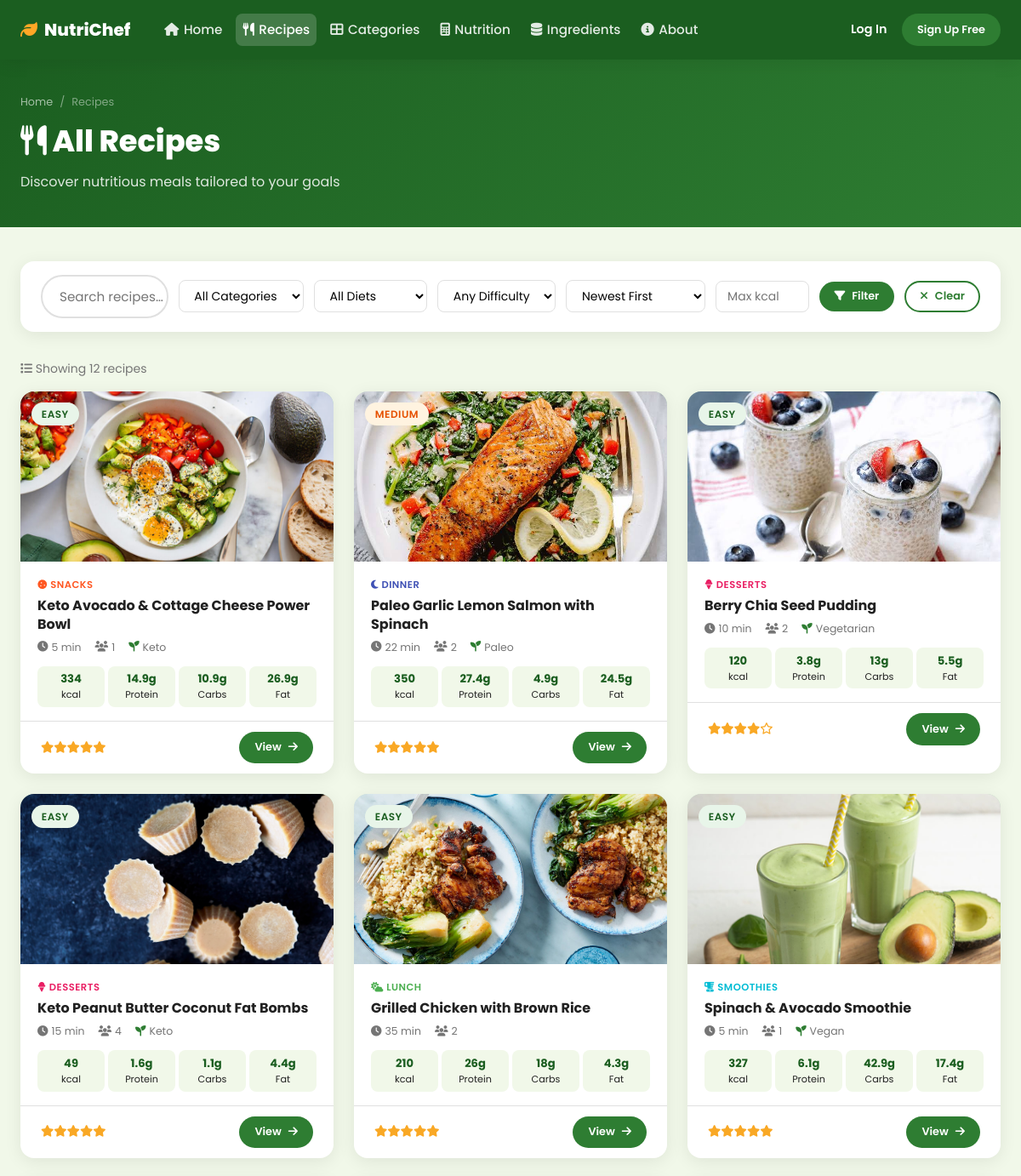
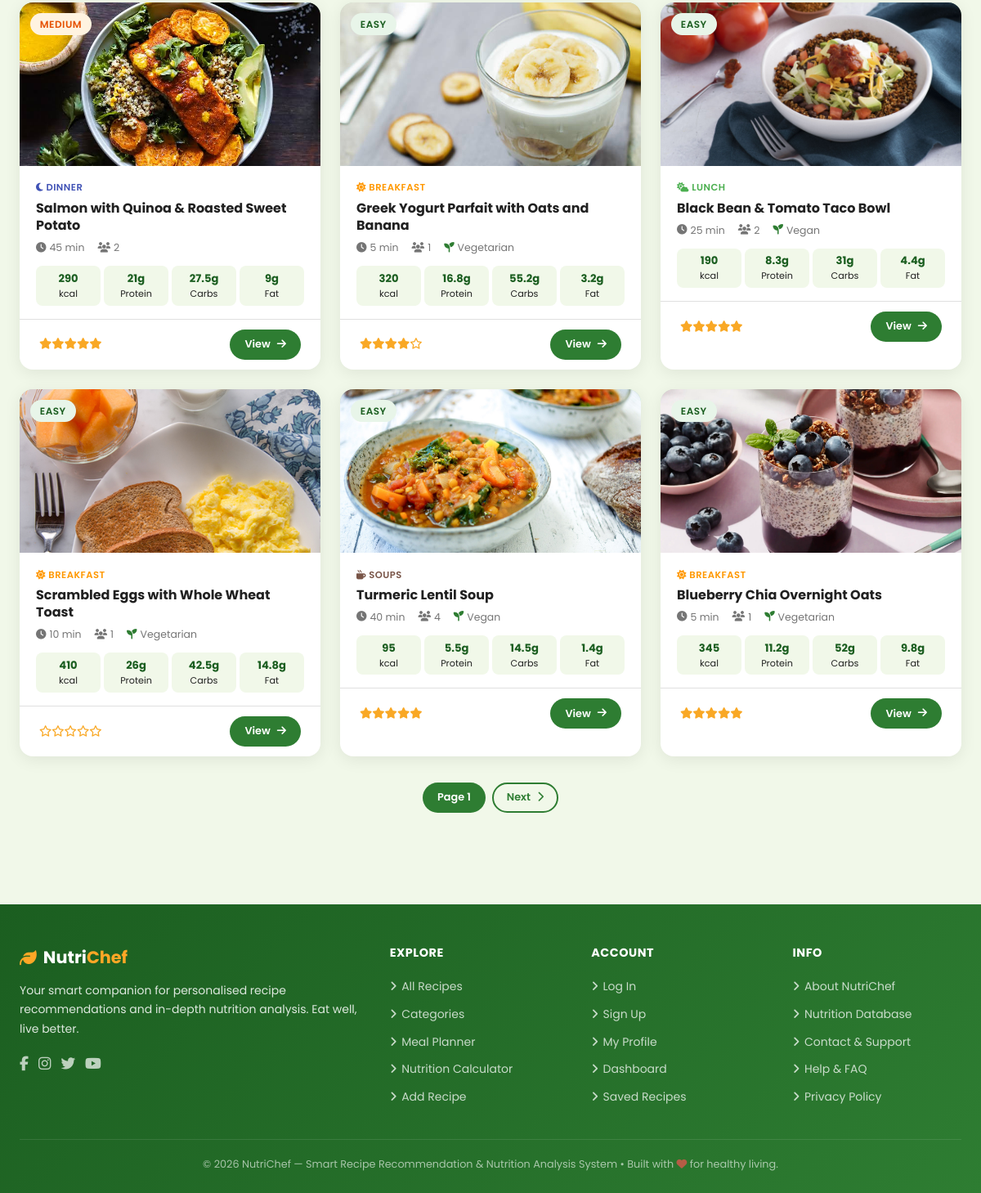
/pages/recipes.php, run on the app's committed database (2 pictures, top to bottom).
### tables this page shows
CREATE TABLE `recipes` (
  `recipe_id` int(11) NOT NULL,
  `title` varchar(150) NOT NULL,
  `description` text DEFAULT NULL,
  `category_id` int(11) DEFAULT NULL,
  `user_id` int(11) DEFAULT NULL,
  `prep_time_min` int(11) DEFAULT 0,
  `cook_time_min` int(11) DEFAULT 0,
  `servings` int(11) DEFAULT 1,
  `difficulty` enum('Easy','Medium','Hard') DEFAULT 'Medium',
  `dietary_type` enum('None','Vegetarian','Vegan','Gluten-Free','Keto','Paleo') DEFAULT 'None',
  `image_url` varchar(255) DEFAULT 'default_recipe.jpg',
  `instructions` text NOT NULL,
  `is_featured` tinyint(1) DEFAULT 0,
  `total_calories` decimal(8,2) DEFAULT 0.00,
  `total_protein` decimal(8,2) DEFAULT 0.00,
  `total_carbs` decimal(8,2) DEFAULT 0.00,
  `total_fat` decimal(8,2) DEFAULT 0.00,
  `total_fiber` decimal(8,2) DEFAULT 0.00,
  `view_count` int(11) DEFAULT 0,
  `rating_avg` decimal(3,2) DEFAULT 0.00,
  `created_at` timestamp NOT NULL DEFAULT current_timestamp()
);

CREATE TABLE `categories` (
  `category_id` int(11) NOT NULL,
  `category_name` varchar(50) NOT NULL,
  `icon` varchar(50) DEFAULT 'fa-utensils',
  `color_hex` varchar(7) DEFAULT '#4CAF50'
);

### includes/auth.php (called while the page is built, shortened)
<?php
function isLoggedIn(): bool {
    return isset($_SESSION['user_id']) && !empty($_SESSION['user_id']);
}

### includes/functions.php (called while the page is built, shortened)
<?php
function getRecipes(array $filters = [], int $limit = 12, int $offset = 0): array {
    $pdo = getDB();
    $sql = "SELECT r.*, c.category_name, c.icon, c.color_hex, u.username,
                   COALESCE(AVG(rv.rating), 0) AS rating_avg,
                   COUNT(DISTINCT rv.review_id) AS review_count
            FROM recipes r
            LEFT JOIN categories c ON r.category_id = c.category_id
            LEFT JOIN users u ON r.user_id = u.user_id
            LEFT JOIN reviews rv ON r.recipe_id = rv.recipe_id
            WHERE 1=1";
    $params = [];
    $sql .= " GROUP BY r.recipe_id";
    $orderBy = match($filters['sort'] ?? 'newest') {
        'calories_asc'  => 'r.total_calories ASC',
        'calories_desc' => 'r.total_calories DESC',
        'rating'        => 'rating_avg DESC',
        'popular'       => 'r.view_count DESC',
        default         => 'r.created_at DESC'
    };
    $sql .= " ORDER BY {$orderBy} LIMIT ? OFFSET ?";
    $params[] = $limit;
    $params[] = $offset;
    $stmt = $pdo->prepare($sql);
    $stmt->execute($params);
    return $stmt->fetchAll();
}
function getNutritionPerServing(array $recipe): array {
    $s = max(1, (int)$recipe['servings']);
    return [
        'calories' => round($recipe['total_calories'] / $s, 1),
        'protein'  => round($recipe['total_protein']  / $s, 1),
        'carbs'    => round($recipe['total_carbs']    / $s, 1),
        'fat'      => round($recipe['total_fat']      / $s, 1),
        'fiber'    => round($recipe['total_fiber']    / $s, 1),
    ];
}

### pages/recipes.php (the view, shortened to what this page needs)
<?php
require_once __DIR__ . '/../includes/auth.php';
require_once __DIR__ . '/../includes/functions.php';
$filters = [];
$perPage = 12;
$page    = max(1, (int)($_GET['page'] ?? 1));
$offset  = ($page - 1) * $perPage;
$recipes    = getRecipes($filters, $perPage, $offset);
include __DIR__ . '/../includes/header.php';
?>
<div class="page-header">
  <div class="container">
    <nav class="breadcrumb">
      <a href="<?= SITE_URL ?>">Home</a><span>/</span><span>Recipes</span>
    </nav>
    <h1><i class="fas fa-utensils"></i> <?= !empty($filters['search']) ? 'Results for "'.htmlspecialchars($filters['search']).'"' : 'All Recipes' ?></h1>
    <p>Discover nutritious meals tailored to your goals</p>
  </div>
</div>
<div class="container" style="padding-bottom:3rem">
  <form id="filterForm" method="GET" action="">
    <div class="filter-bar">
      <div class="search-bar" style="flex:1;max-width:320px">
        <input type="text" name="search" placeholder="Search recipes…" value="<?= htmlspecialchars($_GET['search'] ?? '') ?>">
      </div>
      <select name="category">
        <option value="">All Categories</option>
      </select>
      <select name="diet">
        <option value="">All Diets</option>
      </select>
      <select name="difficulty">
        <option value="">Any Difficulty</option>
      </select>
      <select name="sort">
        <option value="newest"  <?= (($_GET['sort'] ?? '') === 'newest')       ? 'selected' : '' ?>>Newest First</option>
      </select>
      <input type="number" name="max_cal" placeholder="Max kcal" min="0" max="5000" value="<?= htmlspecialchars($_GET['max_cal'] ?? '') ?>" style="width:110px">
      <button type="submit" class="btn btn-primary btn-sm"><i class="fas fa-filter"></i> Filter</button>
      <a href="recipes.php" class="btn btn-outline btn-sm"><i class="fas fa-times"></i> Clear</a>
    </div>
  </form>
  <p class="text-muted mb-2">
    <i class="fas fa-list"></i> Showing <?= count($recipes) ?> recipe<?= count($recipes) != 1 ? 's' : '' ?>
  </p>
  <?php if (empty($recipes)): ?>
    <div class="card" style="padding:3rem;text-align:center">
      <i class="fas fa-search" style="font-size:3rem;color:var(--border);margin-bottom:1rem;display:block"></i>
      <h3 style="color:var(--text-muted);margin-bottom:.5rem">No recipes found</h3>
      <p class="text-muted">Try different filters or <a href="add_recipe.php">add a new recipe</a>.</p>
    </div>
  <?php else: ?>
    <div class="recipe-grid">
      <?php foreach ($recipes as $r):
        $nutr  = getNutritionPerServing($r);
        $stars = round((float)$r['rating_avg']);
        $difficultyColor = ['Easy'=>'badge-green','Medium'=>'badge-amber','Hard'=>'badge-red'][$r['difficulty']] ?? 'badge-green';
      ?>
        <div class="card recipe-card">
          <?php if (!empty($r['image_url']) && $r['image_url'] !== 'default_recipe.jpg'): ?>
            <img src="<?= SITE_URL ?>/images/<?= htmlspecialchars($r['image_url']) ?>" alt="<?= htmlspecialchars($r['title']) ?>" class="recipe-card-img" style="object-fit:cover; width:100%; height:200px;">
          <?php endif; ?>
          <div class="recipe-card-badge">
            <span class="badge <?= $difficultyColor ?>"><?= htmlspecialchars($r['difficulty']) ?></span>
          </div>
          <div class="recipe-card-body">
            <div class="text-muted" style="font-size:.72rem;font-weight:600;text-transform:uppercase;letter-spacing:.5px;margin-bottom:.3rem;color:<?= htmlspecialchars($r['color_hex']??'#4CAF50') ?>">
              <i class="fas <?= htmlspecialchars($r['icon']??'fa-utensils') ?>"></i> <?= htmlspecialchars($r['category_name']??'General') ?>
            </div>
            <h3 class="recipe-title">
              <a href="recipe_detail.php?id=<?= $r['recipe_id'] ?>" style="color:inherit"><?= htmlspecialchars($r['title']) ?></a>
            </h3>
            <div class="recipe-meta">
              <span><i class="fas fa-clock"></i> <?= (int)$r['prep_time_min']+(int)$r['cook_time_min'] ?> min</span>
              <span><i class="fas fa-users"></i> <?= (int)$r['servings'] ?></span>
              <?php if ($r['dietary_type'] !== 'None'): ?>
                <span><i class="fas fa-seedling" style="color:var(--primary)"></i> <?= htmlspecialchars($r['dietary_type']) ?></span>
              <?php endif; ?>
            </div>
            <div class="recipe-nutrition">
              <div class="nutr-pill"><strong><?= round($nutr['calories']) ?></strong>kcal</div>
              <div class="nutr-pill"><strong><?= $nutr['protein'] ?>g</strong>Protein</div>
              <div class="nutr-pill"><strong><?= $nutr['carbs'] ?>g</strong>Carbs</div>
              <div class="nutr-pill"><strong><?= $nutr['fat'] ?>g</strong>Fat</div>
            </div>
          </div>
          <div class="card-footer recipe-card-footer">
            <div class="stars" title="<?= number_format((float)$r['rating_avg'],1) ?>/5">
              <?php for ($i=1;$i<=5;$i++) echo '<i class="'.($i<=$stars?'fas':'far').' fa-star"></i>'; ?>
            </div>
            <a href="recipe_detail.php?id=<?= $r['recipe_id'] ?>" class="btn btn-primary btn-sm">View <i class="fas fa-arrow-right"></i></a>
          </div>
        </div>
      <?php endforeach; ?>
    </div>
    <?php if (count($recipes) === $perPage || $page > 1): ?>
      <div style="display:flex;justify-content:center;gap:.5rem;margin-top:2rem;">
        <span class="btn btn-primary btn-sm" style="cursor:default">Page <?= $page ?></span>
        <?php if (count($recipes) === $perPage): ?>
          <a href="?<?= http_build_query(array_merge($_GET, ['page' => $page + 1])) ?>" class="btn btn-outline btn-sm">Next <i class="fas fa-chevron-right"></i></a>
        <?php endif; ?>
      </div>
    <?php endif; ?>
  <?php endif; ?>
</div>
<?php include __DIR__ . '/../includes/footer.php'; ?>

### includes/header.php (shortened to what this page needs)
<?php
require_once __DIR__ . '/auth.php';
$isLoggedIn = isLoggedIn();
$currentUser = $isLoggedIn ? getCurrentUser() : null;
$initials = $currentUser ? strtoupper(substr($currentUser['full_name'] ?? $currentUser['username'] ?? 'U', 0, 1)) : '';
?>
<!DOCTYPE html>
<html lang="en">
<head>
  <link rel="stylesheet" href="https://cdnjs.cloudflare.com/ajax/libs/font-awesome/6.5.0/css/all.min.css" />
  <link rel="stylesheet" href="<?= SITE_URL ?>/css/style.css" />
</head>
<body>
<header class="navbar" style="position: sticky; top: 0; z-index: 1000; background: var(--primary-dark); box-shadow: var(--shadow); height: 70px;">
  <div class="container">
    <a href="<?= SITE_URL ?>/index.php" style="display: flex; align-items: center; gap: 0.5rem; text-decoration: none; font-size: 1.25rem; font-weight: 800; color: #fff; flex-shrink: 0;">
      <i class="fas fa-leaf" style="color: var(--secondary-light);"></i> NutriChef
    </a>
    <ul class="nav-links">
      <li><a href="<?= SITE_URL ?>/index.php"><i class="fas fa-home"></i> Home</a></li>
      <li><a href="<?= SITE_URL ?>/pages/recipes.php"><i class="fas fa-utensils"></i> Recipes</a></li>
      <li><a href="<?= SITE_URL ?>/pages/categories.php"><i class="fas fa-th-large"></i> Categories</a></li>
      <li><a href="<?= SITE_URL ?>/pages/nutrition_calculator.php"><i class="fas fa-calculator"></i> Nutrition</a></li>
      <li><a href="<?= SITE_URL ?>/pages/ingredients.php"><i class="fas fa-database"></i> Ingredients</a></li>
      <li><a href="<?= SITE_URL ?>/pages/about.php"><i class="fas fa-info-circle"></i> About</a></li>
    </ul>
    <div style="display: flex; align-items: center; gap: 0.6rem; flex-shrink: 0;">
      <?php if ($isLoggedIn): ?>
        <?php if (($currentUser['username'] ?? '') === 'admin' || ($currentUser['user_id'] ?? 0) === 1): ?>
          <a href="<?= SITE_URL ?>/pages/admin.php" class="btn btn-sm" style="border-radius:50px; background:rgba(255,255,255,.15); color:#fff; border:1px solid rgba(255,255,255,.35); white-space:nowrap;">
            <i class="fas fa-shield-alt"></i> Admin
          </a>
        <?php endif; ?>
        <a href="<?= SITE_URL ?>/pages/add_recipe.php" class="btn btn-secondary btn-sm" style="border-radius:50px; white-space:nowrap;">
          <i class="fas fa-plus"></i> Add Recipe
        </a>
        <a href="<?= SITE_URL ?>/pages/profile.php" class="nav-avatar" title="<?= htmlspecialchars($currentUser['full_name'] ?? '') ?>" style="width:36px; height:36px; border-radius:50%; background:linear-gradient(135deg,#2E7D32,#FF6F00); display:flex; align-items:center; justify-content:center; color:#fff; font-weight:700; font-size:.9rem; text-decoration:none; flex-shrink:0;">
          <?= $initials ?>
        </a>
        <a href="<?= SITE_URL ?>/php/logout.php" class="btn btn-outline btn-sm" style="color:#fff; border-color:rgba(255,255,255,.5); flex-shrink:0; padding: 0.4rem 0.6rem;" title="Logout">
          <i class="fas fa-sign-out-alt"></i>
        </a>
      <?php else: ?>
        <a href="<?= SITE_URL ?>/pages/login.php" style="color:#fff; font-weight:600; text-decoration:none; margin-right:.5rem; font-size:.9rem; white-space:nowrap;">Log In</a>
        <a href="<?= SITE_URL ?>/pages/register.php" class="btn btn-primary btn-sm" style="border-radius:50px; white-space:nowrap;">Sign Up Free</a>
      <?php endif; ?>
    </div>
  </div>
</header>

### includes/footer.php (shortened to what this page needs)
<footer>
  <div class="container">
    <div class="footer-grid">
      <div class="footer-brand">
        <h3><i class="fas fa-leaf"></i> <div>Nutri<span style="color:#FFA726;">Chef</span></div></h3>
        <p>Your smart companion for personalised recipe recommendations and in-depth nutrition analysis. Eat well, live better.</p>
        <div style="display:flex;gap:.75rem;margin-top:1rem;">
          <a href="#" style="color:rgba(255,255,255,.7);font-size:1.1rem"><i class="fab fa-facebook-f"></i></a>
          <a href="#" style="color:rgba(255,255,255,.7);font-size:1.1rem"><i class="fab fa-instagram"></i></a>
          <a href="#" style="color:rgba(255,255,255,.7);font-size:1.1rem"><i class="fab fa-twitter"></i></a>
          <a href="#" style="color:rgba(255,255,255,.7);font-size:1.1rem"><i class="fab fa-youtube"></i></a>
        </div>
      </div>
      <div class="footer-col">
        <h4>Explore</h4>
        <ul>
          <li><a href="<?= SITE_URL ?>/pages/recipes.php"><i class="fas fa-angle-right" style="margin-right:.35rem"></i>All Recipes</a></li>
          <li><a href="<?= SITE_URL ?>/pages/categories.php"><i class="fas fa-angle-right" style="margin-right:.35rem"></i>Categories</a></li>
          <li><a href="<?= SITE_URL ?>/pages/meal_plan.php"><i class="fas fa-angle-right" style="margin-right:.35rem"></i>Meal Planner</a></li>
          <li><a href="<?= SITE_URL ?>/pages/nutrition_calculator.php"><i class="fas fa-angle-right" style="margin-right:.35rem"></i>Nutrition Calculator</a></li>
          <li><a href="<?= SITE_URL ?>/pages/add_recipe.php"><i class="fas fa-angle-right" style="margin-right:.35rem"></i>Add Recipe</a></li>
        </ul>
      </div>
      <div class="footer-col">
        <h4>Account</h4>
        <ul>
          <li><a href="<?= SITE_URL ?>/pages/login.php"><i class="fas fa-angle-right" style="margin-right:.35rem"></i>Log In</a></li>
          <li><a href="<?= SITE_URL ?>/pages/register.php"><i class="fas fa-angle-right" style="margin-right:.35rem"></i>Sign Up</a></li>
          <li><a href="<?= SITE_URL ?>/pages/profile.php"><i class="fas fa-angle-right" style="margin-right:.35rem"></i>My Profile</a></li>
          <li><a href="<?= SITE_URL ?>/pages/dashboard.php"><i class="fas fa-angle-right" style="margin-right:.35rem"></i>Dashboard</a></li>
          <li><a href="<?= SITE_URL ?>/pages/saved_recipes.php"><i class="fas fa-angle-right" style="margin-right:.35rem"></i>Saved Recipes</a></li>
        </ul>
      </div>
      <div class="footer-col">
        <h4>Info</h4>
        <ul>
          <li><a href="<?= SITE_URL ?>/pages/about.php"><i class="fas fa-angle-right" style="margin-right:.35rem"></i>About NutriChef</a></li>
          <li><a href="<?= SITE_URL ?>/pages/ingredients.php"><i class="fas fa-angle-right" style="margin-right:.35rem"></i>Nutrition Database</a></li>
          <li><a href="<?= SITE_URL ?>/html/contact.html"><i class="fas fa-angle-right" style="margin-right:.35rem"></i>Contact & Support</a></li>
          <li><a href="<?= SITE_URL ?>/html/help.html"><i class="fas fa-angle-right" style="margin-right:.35rem"></i>Help & FAQ</a></li>
          <li><a href="<?= SITE_URL ?>/pages/about.php"><i class="fas fa-angle-right" style="margin-right:.35rem"></i>Privacy Policy</a></li>
        </ul>
      </div>
    </div>
    <div class="footer-bottom">
      <p>&copy; <?= date('Y') ?> NutriChef &mdash; Smart Recipe Recommendation &amp; Nutrition Analysis System &bull; Built with <i class="fas fa-heart" style="color:#EF5350"></i> for healthy living.</p>
    </div>
  </div>
</footer>
</body>
</html>

### includes/header.php (style rules this page uses)
.navbar .container { max-width: 1500px !important; width: 100% !important; height: 100% !important; padding: 0 1.5rem !important; display: flex !important; justify-content: space-between !important; align-items: center !important; }
.nav-links { margin-left: 2rem !important; margin-right: auto !important; margin-top: 0 !important; margin-bottom: 0 !important; display: flex !important; flex-wrap: nowrap !important; align-items: center !important; gap: 0.5rem !important; list-style: none !important; }
.nav-links a { white-space: nowrap !important; font-size: 0.95rem !important; font-weight: 500 !important; padding: 0.4rem 0.5rem !important; display: flex !important; align-items: center !important; gap: 0.35rem !important; }

### data on the page
recipes: image_url+title (picture), difficulty "EASY", category.category_name "SNACKS", title "Keto Avocado & Cottage Cheese Power Bowl", (int)$r['prep_time_min']+(int)$r['cook_time_min'] "5", servings "1", dietary_type "Keto", calories "334", protein "14.9", carbs "10.9", fat "26.9"
recipes: image_url+title (picture), difficulty "MEDIUM", category.category_name "DINNER", title "Paleo Garlic Lemon Salmon with Spinach", (int)$r['prep_time_min']+(int)$r['cook_time_min'] "22", servings "2", dietary_type "Paleo", calories "350", protein "27.4", carbs "4.9", fat "24.5"
recipes: image_url+title (picture), difficulty "EASY", category.category_name "DESSERTS", title "Berry Chia Seed Pudding", (int)$r['prep_time_min']+(int)$r['cook_time_min'] "10", servings "2", dietary_type "Vegetarian", calories "120", protein "3.8", carbs "13", fat "5.5"
recipes: image_url+title (picture), difficulty "EASY", category.category_name "DESSERTS", title "Keto Peanut Butter Coconut Fat Bombs", (int)$r['prep_time_min']+(int)$r['cook_time_min'] "15", servings "4", dietary_type "Keto", calories "49", protein "1.6", carbs "1.1", fat "4.4"
recipes: image_url+title (picture), difficulty "EASY", category.category_name "LUNCH", title "Grilled Chicken with Brown Rice", (int)$r['prep_time_min']+(int)$r['cook_time_min'] "35", servings "2", calories "210", protein "26", carbs "18", fat "4.3"
recipes: image_url+title (picture), difficulty "EASY", category.category_name "SMOOTHIES", title "Spinach & Avocado Smoothie", (int)$r['prep_time_min']+(int)$r['cook_time_min'] "5", servings "1", dietary_type "Vegan", calories "327", protein "6.1", carbs "42.9", fat "17.4"
recipes: image_url+title (picture), difficulty "MEDIUM", category.category_name "DINNER", title "Salmon with Quinoa & Roasted Sweet Potato", (int)$r['prep_time_min']+(int)$r['cook_time_min'] "45", servings "2", calories "290", protein "21", carbs "27.5", fat "9"
recipes: image_url+title (picture), difficulty "EASY", category.category_name "BREAKFAST", title "Greek Yogurt Parfait with Oats and Banana", (int)$r['prep_time_min']+(int)$r['cook_time_min'] "5", servings "1", dietary_type "Vegetarian", calories "320", protein "16.8", carbs "55.2", fat "3.2"
recipes: image_url+title (picture), difficulty "EASY", category.category_name "LUNCH", title "Black Bean & Tomato Taco Bowl", (int)$r['prep_time_min']+(int)$r['cook_time_min'] "25", servings "2", dietary_type "Vegan", calories "190", protein "8.3", carbs "31", fat "4.4"
recipes: image_url+title (picture), difficulty "EASY", category.category_name "BREAKFAST", title "Scrambled Eggs with Whole Wheat Toast", (int)$r['prep_time_min']+(int)$r['cook_time_min'] "10", servings "1", dietary_type "Vegetarian", calories "410", protein "26", carbs "42.5", fat "14.8"
recipes: image_url+title (picture), difficulty "EASY", category.category_name "SOUPS", title "Turmeric Lentil Soup", (int)$r['prep_time_min']+(int)$r['cook_time_min'] "40", servings "4", dietary_type "Vegan", calories "95", protein "5.5", carbs "14.5", fat "1.4"
recipes: image_url+title (picture), difficulty "EASY", category.category_name "BREAKFAST", title "Blueberry Chia Overnight Oats", (int)$r['prep_time_min']+(int)$r['cook_time_min'] "5", servings "1", dietary_type "Vegetarian", calories "345", protein "11.2", carbs "52", fat "9.8"

### other printed values
count($recipes) "12"
$page "1"
